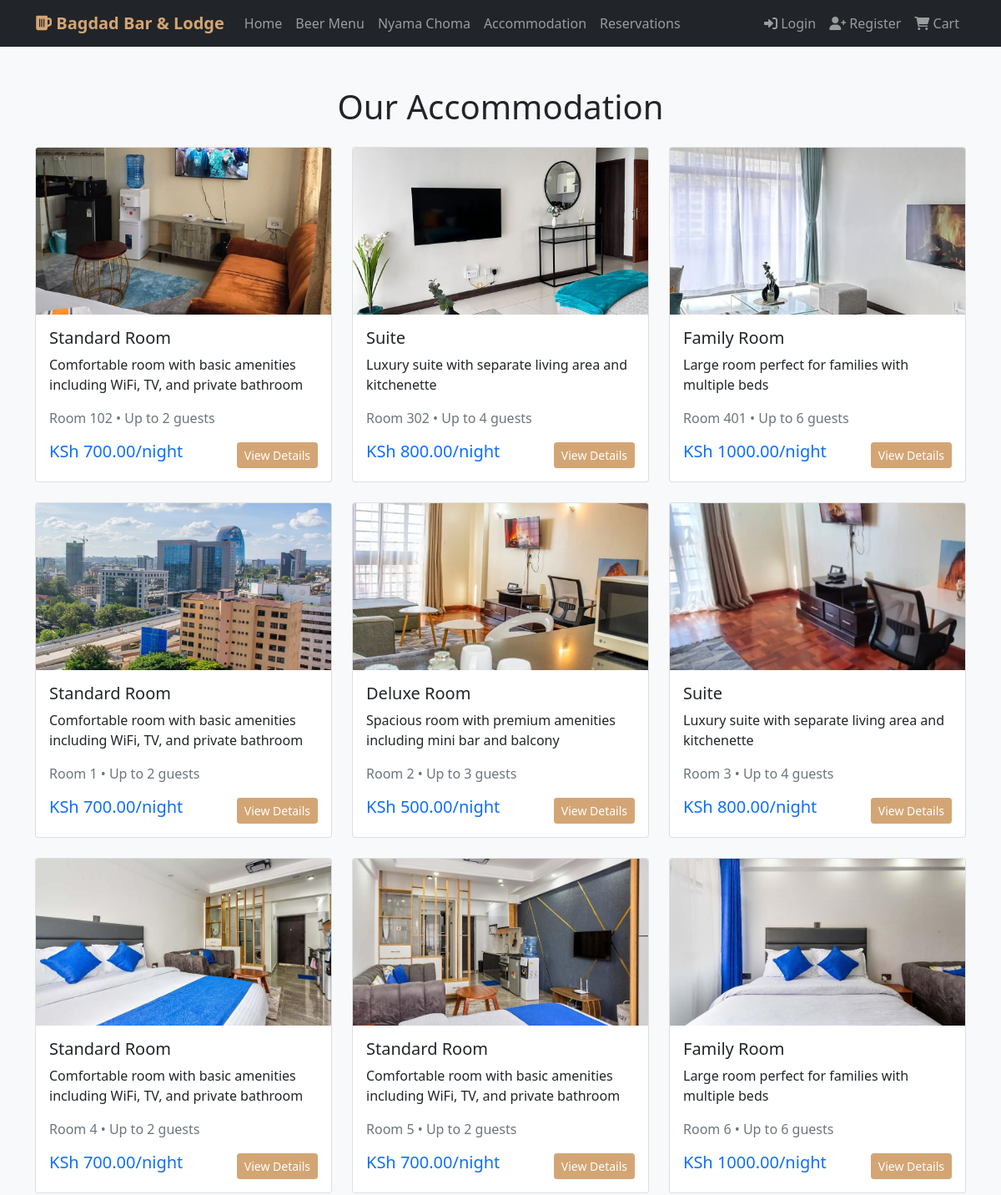
/accommodation/ (upper part), run on an earlier commit of the app's database.
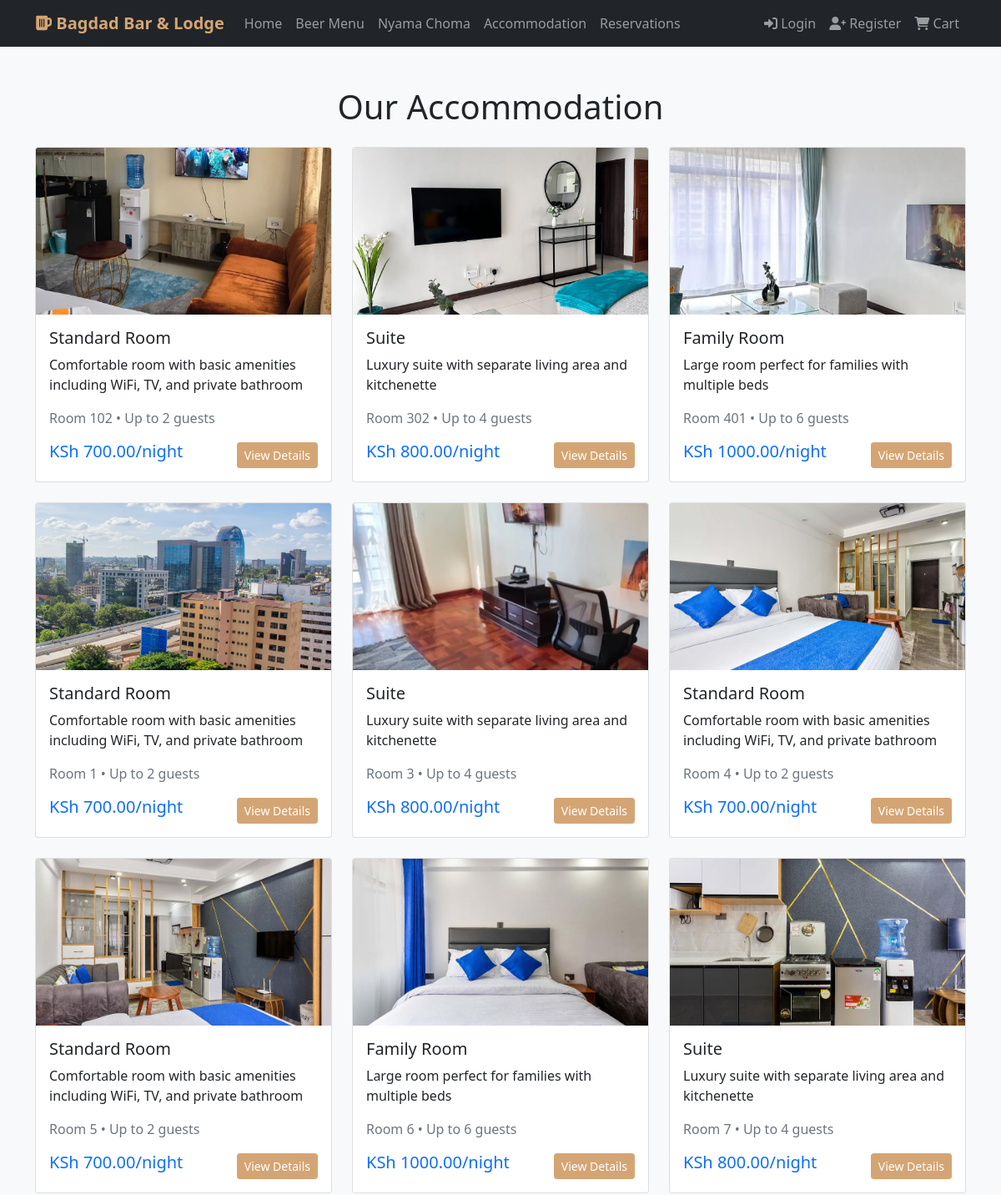
And on a later commit of the database.
### accommodation/models.py (models this page shows, shortened)
class Room(models.Model):
    room_number = models.CharField(max_length=10, unique=True)
    room_type = models.ForeignKey(RoomType, on_delete=models.CASCADE)
    is_available = models.BooleanField(default=True)
    amenities = models.TextField(help_text="List amenities separated by commas")
    image = models.ImageField(upload_to='rooms/', blank=True)

class RoomType(models.Model):
    name = models.CharField(max_length=100)
    description = models.TextField()
    base_price = models.DecimalField(max_digits=8, decimal_places=2)
    max_occupancy = models.IntegerField()

### accommodation/views.py (the view)
# urls.py: path('', views.accommodation_list, name='room_list'),
def accommodation_list(request):
    room_types = RoomType.objects.all()
    available_rooms = Room.objects.filter(is_available=True)
    context = {
        'room_types': room_types,
        'available_rooms': available_rooms,
    }
    return render(request, 'accommodation/room_list.html', context)

### templates/accommodation/room_list.html
{% extends 'base.html' %}
{% block content %}
<div class="container my-5">
    <h1 class="text-center mb-4">Our Accommodation</h1>
    <div class="row">
        {% for room in available_rooms %}
        <div class="col-md-4 mb-4">
            <div class="card h-100">
                {% if room.image %}
                    <img src="{{ room.image.url }}" class="card-img-top" alt="{{ room.room_type.name }}" style="height: 200px; object-fit: cover;">
                {% else %}
                    <div class="card-img-top bg-light d-flex align-items-center justify-content-center" style="height: 200px;">
                        <i class="fas fa-bed fa-3x text-muted"></i>
                    </div>
                {% endif %}
                <div class="card-body">
                    <h5 class="card-title">{{ room.room_type.name }}</h5>
                    <p class="card-text">{{ room.room_type.description }}</p>
                    <p class="text-muted">Room {{ room.room_number }} • Up to {{ room.room_type.max_occupancy }} guests</p>
                    <div class="d-flex justify-content-between align-items-center">
                        <span class="h5 text-primary">KSh {{ room.room_type.base_price }}/night</span>
                        <a href="{% url 'accommodation:room_detail' room.id %}" class="btn btn-primary btn-sm">View Details</a>
                    </div>
                </div>
            </div>
        </div>
        {% empty %}
        <div class="col-12 text-center">
            <p class="lead">No rooms available at the moment.</p>
            <a href="{% url 'bar_app:home' %}" class="btn btn-primary">Back to Home</a>
        </div>
        {% endfor %}
    </div>
</div>
{% endblock %}

What changed in the data, as far as the page shows it:
no longer on this page (row edited): Room: image (picture), room_type.name "Deluxe Room", room_type.description "Spacious room with premium amenities including mini bar and balcony", room_number "2", room_type.max_occupancy "3", room_type.base_price "500.00"
now on this page (row unchanged): Room: image (picture), room_type.name "Suite", room_type.description "Luxury suite with separate living area and kitchenette", room_number "7", room_type.max_occupancy "4", room_type.base_price "800.00"
